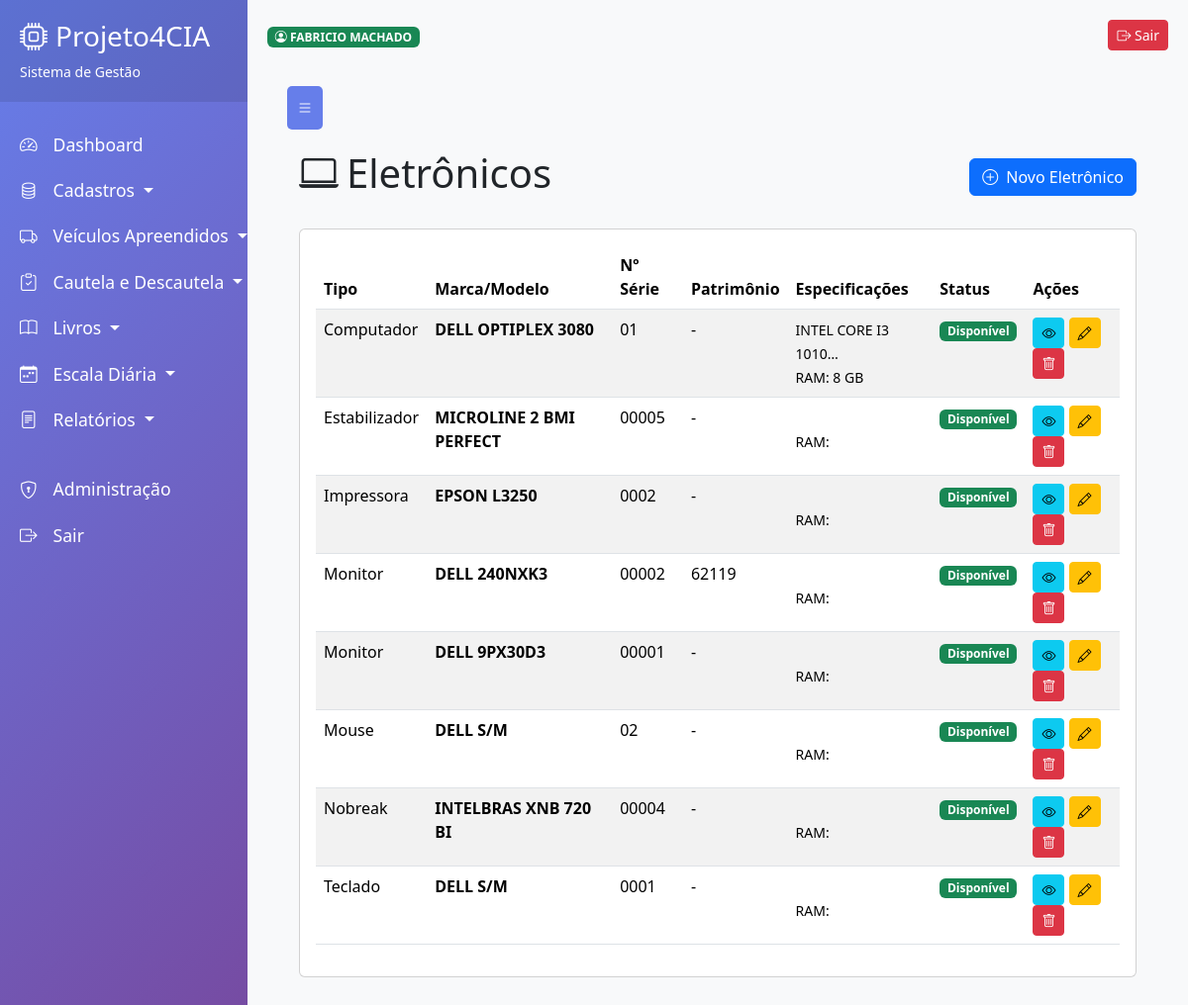
Page /cadastros/eletronicos/ (signed in) on the committed database.
### aplicacoes/cadastros/cadastro_eletronicos/models.py (models this page shows, shortened)
class Eletronico(models.Model):
    STATUS_CHOICES = [
        ('DISPONIVEL', 'Disponível'),
        ('EM_USO', 'Em Uso'),
        ('MANUTENCAO', 'Em Manutenção'),
        ('BAIXADO', 'Baixado'),
    ]
    TIPO_CHOICES = [
        ('COMPUTADOR', 'Computador'),
        ('NOTEBOOK', 'Notebook'),
        ('TABLET', 'Tablet'),
        ('CELULAR', 'Celular'),
        ('RADIO', 'Rádio Comunicador'),
        ('IMPRESSORA', 'Impressora'),
        ('SCANNER', 'Scanner'),
        ('CAMERA', 'Câmera'),
        ('GPS', 'GPS'),
        ('SERVIDOR', 'Servidor'),
        ('SWITCH', 'Switch de Rede'),
        ('ROTEADOR', 'Roteador'),
        ('MODEM', 'Modem'),
        ('ACCESS_POINT', 'Access Point'),
        ('HD_EXTERNO', 'HD Externo'),
        ('SSD', 'SSD'),
        ('PENDRIVE', 'Pendrive'),
        ('MONITOR', 'Monitor'),
        ('TECLADO', 'Teclado'),
        ('MOUSE', 'Mouse'),
        ('WEBCAM', 'Webcam'),
        ('MICROFONE', 'Microfone'),
        ('HEADSET', 'Headset'),
        ('CAIXA_SOM', 'Caixa de Som'),
        ('PROJETOR', 'Projetor'),
        ('NOBREAK', 'Nobreak'),
        ('ESTABILIZADOR', 'Estabilizador'),
        ('SMART_TV', 'Smart TV'),
        ('DRONE', 'Drone'),
        ('VIDEO_GAME', 'Videogame'),
        ('LEITOR_BIOMETRICO', 'Leitor Biométrico'),
        ('LEITOR_CODIGO_BARRAS', 'Leitor de Código de Barras'),
        ('IMPRESSORA_TERMICA', 'Impressora Térmica'),
        ('PLOTTER', 'Plotter'),
        ('OUTROS', 'Outros'),
    ]
    SISTEMA_CHOICES = [
        ('WINDOWS', 'Windows'),
        ('LINUX', 'Linux'),
        ('MACOS', 'MacOS'),
        ('ANDROID', 'Android'),
        ('IOS', 'iOS'),
        ('OUTRO', 'Outro'),
    ]
    tipo = models.CharField('Tipo', max_length=20, choices=TIPO_CHOICES)
    marca = models.CharField('Marca', max_length=50)
    modelo = models.CharField('Modelo', max_length=50)
    patrimonio = models.CharField('Nº Patrimônio', max_length=30, unique=True, blank=True, null=True)
    numero_serie = models.CharField('Nº de Série', max_length=50, unique=True)
    processador = models.CharField('Processador', max_length=100, blank=True)
    memoria_ram = models.CharField('Memória RAM', max_length=20, blank=True)
    armazenamento = models.CharField('Armazenamento', max_length=20, blank=True)
    sistema_operacional = models.CharField('Sistema Operacional', max_length=20, choices=SISTEMA_CHOICES, blank=True)
    possui_carregador = models.BooleanField('Possui Carregador?', default=True)
    possui_bateria = models.BooleanField('Possui Bateria?', default=True)
    observacoes_acessorios = models.TextField('Observações sobre acessórios', blank=True)
    status = models.CharField('Status', max_length=20, choices=STATUS_CHOICES, default='DISPONIVEL')
    localizacao = models.CharField('Localização', max_length=100, blank=True)
    observacoes = models.TextField('Observações', blank=True)
    ativo = models.BooleanField('Ativo?', default=True)
    criado_em = models.DateTimeField('Criado em', auto_now_add=True)
    atualizado_em = models.DateTimeField('Atualizado em', auto_now=True)
    class Meta:
        verbose_name = 'Eletrônico'
        verbose_name_plural = 'Eletrônicos'
        ordering = ['tipo', 'marca', 'modelo']

### aplicacoes/cadastros/cadastro_eletronicos/views.py (the view)
# urls.py: path('', login_required(views.EletronicoListView.as_view()), name='eletronico_list'),
class EletronicoListView(LoginRequiredMixin, ListView):
    model = Eletronico
    template_name = 'cadastro_eletronicos/eletronico_list.html'
    context_object_name = 'eletronicos'
    paginate_by = 20

### aplicacoes/cadastros/cadastro_eletronicos/templates/cadastro_eletronicos/eletronico_list.html (shortened to what this page needs)
{% extends 'base.html' %}
{% block content %}
<div class="container-fluid">
    <div class="d-flex justify-content-between align-items-center mb-4">
        <h1><i class="bi bi-laptop me-2"></i>Eletrônicos</h1>
        <a href="{% url 'cadastro_eletronicos:eletronico_create' %}" class="btn btn-primary">
            <i class="bi bi-plus-circle me-2"></i>Novo Eletrônico
        </a>
    </div>
    <div class="card">
        <div class="card-body">
            <div class="table-responsive">
                <table class="table table-striped table-hover">
                    <thead>
                        <tr>
                            <th>Tipo</th>
                            <th>Marca/Modelo</th>
                            <th>Nº Série</th>
                            <th>Patrimônio</th>
                            <th>Especificações</th>
                            <th>Status</th>
                            <th>Ações</th>
                        </tr>
                    </thead>
                    <tbody>
                        {% for eletronico in eletronicos %}
                        <tr>
                            <td>{{ eletronico.get_tipo_display }}</td>
                            <td><strong>{{ eletronico.marca }} {{ eletronico.modelo }}</strong></td>
                            <td>{{ eletronico.numero_serie }}</td>
                            <td>{{ eletronico.patrimonio|default:'-' }}</td>
                            <td>
                                <small>
                                    {{ eletronico.processador|truncatechars:20 }}<br>
                                    RAM: {{ eletronico.memoria_ram }}
                                </small>
                            </td>
                            <td>
                                {% if eletronico.status == 'DISPONIVEL' %}
                                    <span class="badge bg-success">Disponível</span>
                                {% elif eletronico.status == 'EM_USO' %}
                                    <span class="badge bg-warning">Em Uso</span>
                                {% elif eletronico.status == 'MANUTENCAO' %}
                                    <span class="badge bg-danger">Manutenção</span>
                                {% else %}
                                    <span class="badge bg-secondary">Baixado</span>
                                {% endif %}
                            </td>
                            <td>
                                <a href="{% url 'cadastro_eletronicos:eletronico_detail' eletronico.pk %}"
                                   class="btn btn-sm btn-info" title="Detalhes">
                                    <i class="bi bi-eye"></i>
                                </a>
                                <a href="{% url 'cadastro_eletronicos:eletronico_update' eletronico.pk %}"
                                   class="btn btn-sm btn-warning" title="Editar">
                                    <i class="bi bi-pencil"></i>
                                </a>
                                <a href="{% url 'cadastro_eletronicos:eletronico_delete' eletronico.pk %}"
                                   class="btn btn-sm btn-danger" title="Excluir">
                                    <i class="bi bi-trash"></i>
                                </a>
                            </td>
                        </tr>
                        {% endfor %}
                    </tbody>
                </table>
            </div>
        </div>
    </div>
</div>
{% endblock %}

### base/templates/base.html (shortened to what this page needs)
<!DOCTYPE html>
<html lang="pt-br">
<head>
    <link href="https://cdn.jsdelivr.net/npm/bootstrap@5.3.2/dist/css/bootstrap.min.css" rel="stylesheet">
    <link rel="stylesheet" href="https://cdn.jsdelivr.net/npm/bootstrap-icons@1.11.3/font/bootstrap-icons.min.css">
</head>
<body>
    <div class="wrapper">
        <nav id="sidebar">
            <div class="sidebar-header">
                <h3><i class="bi bi-cpu me-2"></i>Projeto4CIA</h3>
                <p class="small mb-0">Sistema de Gestão</p>
            </div>
            {% include 'partials/sidebar.html' %}
        </nav>
        <div id="content">
            <div class="d-flex justify-content-between align-items-center mb-3">
                <div>
                    {% if user.is_authenticated %}
                        <span class="badge bg-success">
                            <i class="bi bi-person-circle"></i>
                            {{ user.get_full_name|default:user.username }}
                        </span>
                    {% endif %}
                </div>
                <div>
                    {% if user.is_authenticated %}
<form action="{% url 'autenticacao:logout' %}" method="post" style="display: inline;">
    <button type="submit" class="btn btn-sm btn-danger">
        <i class="bi bi-box-arrow-right"></i> Sair
    </button>
</form>
                    {% endif %}
                </div>
            </div>
        <div id="content">
            <button type="button" id="sidebarCollapse" class="toggle-btn">
                <i class="bi bi-list"></i>
            </button>
            {% block content %}
            {% endblock %}
        </div>
    </div>
</body>
</html>

### base/templates/base.html (style rules this page uses)
body { background: #f8f9fa; }
.wrapper { display: flex; width: 100%; align-items: stretch; }
#sidebar { min-width: 250px; max-width: 250px; min-height: 100vh; transition: all 0.3s; background: linear-gradient(135deg, #667eea 0%, #764ba2 100%); color: #fff; }
#sidebar .sidebar-header { padding: 20px; background: rgba(0, 0, 0, 0.1); }
#content { width: 100%; padding: 20px; min-height: 100vh; transition: all 0.3s; }
.toggle-btn { background: #667eea; color: white; border: none; padding: 10px; border-radius: 5px; margin-bottom: 20px; }

### rows in the picture
Eletronico: tipo "Computador", marca "DELL", modelo "OPTIPLEX 3080", numero_serie "01", patrimonio "-", processador "INTEL CORE I3 1010…", memoria_ram "8 GB", status "Disponível"
Eletronico: tipo "Estabilizador", marca "MICROLINE 2", modelo "BMI PERFECT", numero_serie "00005", patrimonio "-", status "Disponível"
Eletronico: tipo "Impressora", marca "EPSON", modelo "L3250", numero_serie "0002", patrimonio "-", status "Disponível"
Eletronico: tipo "Monitor", marca "DELL", modelo "240NXK3", numero_serie "00002", patrimonio "62119", status "Disponível"
Eletronico: tipo "Monitor", marca "DELL", modelo "9PX30D3", numero_serie "00001", patrimonio "-", status "Disponível"
Eletronico: tipo "Mouse", marca "DELL", modelo "S/M", numero_serie "02", patrimonio "-", status "Disponível"
Eletronico: tipo "Nobreak", marca "INTELBRAS", modelo "XNB 720 BI", numero_serie "00004", patrimonio "-", status "Disponível"
Eletronico: tipo "Teclado", marca "DELL", modelo "S/M", numero_serie "0001", patrimonio "-", status "Disponível"

### other values in the picture
{{ user.get_full_name|default:user.username }} "FABRICIO MACHADO"
